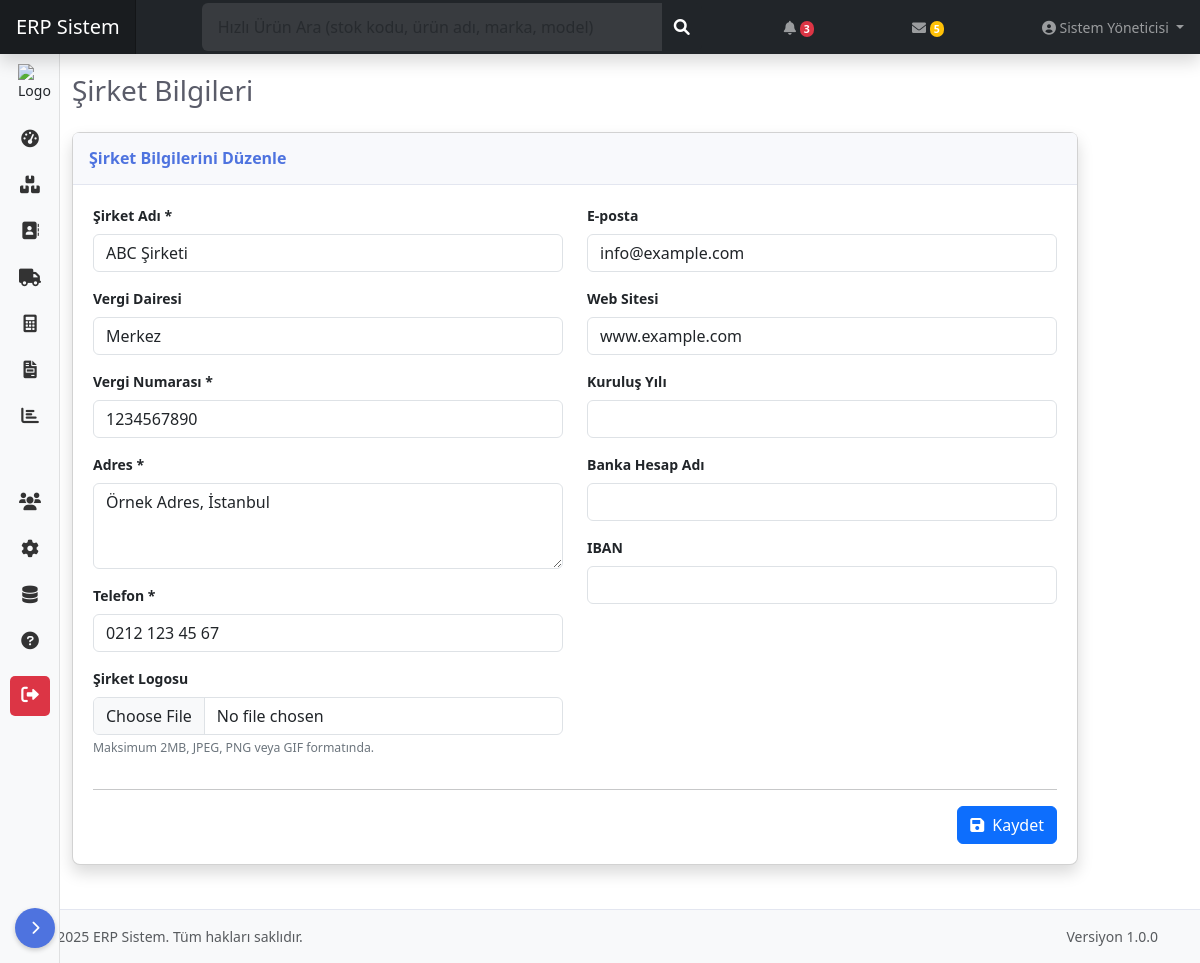
The page /modules/ayarlar/sirket_bilgileri.php (signed in) on the database its author committed.
### tables this page shows
CREATE TABLE IF NOT EXISTS `company_settings` (
    `id` int(11) NOT NULL DEFAULT 1,
    `name` varchar(100) NOT NULL,
    `tax_office` varchar(100) DEFAULT NULL,
    `tax_number` varchar(20) DEFAULT NULL,
    `address` text,
    `phone` varchar(20) DEFAULT NULL,
    `email` varchar(100) DEFAULT NULL,
    `website` varchar(100) DEFAULT NULL,
    `logo` varchar(255) DEFAULT NULL,
    `founded_year` varchar(4) DEFAULT NULL,
    `bank_account` varchar(100) DEFAULT NULL,
    `bank_iban` varchar(50) DEFAULT NULL,
    `created_at` timestamp NOT NULL DEFAULT CURRENT_TIMESTAMP,
    `updated_at` timestamp NULL DEFAULT NULL ON UPDATE CURRENT_TIMESTAMP,
    PRIMARY KEY (`id`)
);

### modules/ayarlar/sirket_bilgileri.php (the view, shortened to what this page needs)
<?php
require_once '../../config/db.php';
$company = [
    'name' => '',
    'tax_office' => '',
    'tax_number' => '',
    'address' => '',
    'phone' => '',
    'email' => '',
    'website' => '',
    'logo' => '',
    'founded_year' => '',
    'bank_account' => '',
    'bank_iban' => ''
];
try {
    $stmt = $db->prepare("SELECT * FROM company_settings WHERE id = 1");
    $stmt->execute();
    if ($stmt->rowCount() > 0) {
        $company = $stmt->fetch(PDO::FETCH_ASSOC);
    }
} catch (PDOException $e) {
    $errorMessage = 'Veritabanı hatası: ' . $e->getMessage();
}
include '../../includes/header.php';
?>
<div class="container-fluid">
    <div class="d-sm-flex align-items-center justify-content-between mb-4">
        <h1 class="h3 mb-0 text-gray-800">Şirket Bilgileri</h1>
    </div>
    <div class="card shadow mb-4">
        <div class="card-header py-3">
            <h6 class="m-0 font-weight-bold text-primary">Şirket Bilgilerini Düzenle</h6>
        </div>
        <div class="card-body">
            <form method="POST" action="<?php echo htmlspecialchars($_SERVER['PHP_SELF']); ?>" enctype="multipart/form-data">
                <div class="row">
                    <div class="col-md-6">
                        <div class="mb-3">
                            <label for="company_name" class="form-label">Şirket Adı *</label>
                            <input type="text" class="form-control" id="company_name" name="company_name" value="<?php echo htmlspecialchars($company['name']); ?>" required>
                        </div>
                        <div class="mb-3">
                            <label for="tax_office" class="form-label">Vergi Dairesi</label>
                            <input type="text" class="form-control" id="tax_office" name="tax_office" value="<?php echo htmlspecialchars($company['tax_office']); ?>">
                        </div>
                        <div class="mb-3">
                            <label for="tax_number" class="form-label">Vergi Numarası *</label>
                            <input type="text" class="form-control" id="tax_number" name="tax_number" value="<?php echo htmlspecialchars($company['tax_number']); ?>" required>
                        </div>
                        <div class="mb-3">
                            <label for="address" class="form-label">Adres *</label>
                            <textarea class="form-control" id="address" name="address" rows="3" required><?php echo htmlspecialchars($company['address']); ?></textarea>
                        </div>
                        <div class="mb-3">
                            <label for="phone" class="form-label">Telefon *</label>
                            <input type="text" class="form-control phone-mask" id="phone" name="phone" value="<?php echo htmlspecialchars($company['phone']); ?>" required>
                        </div>
                    </div>
                    <div class="col-md-6">
                        <div class="mb-3">
                            <label for="email" class="form-label">E-posta</label>
                            <input type="email" class="form-control" id="email" name="email" value="<?php echo htmlspecialchars($company['email']); ?>">
                        </div>
                        <div class="mb-3">
                            <label for="website" class="form-label">Web Sitesi</label>
                            <input type="url" class="form-control" id="website" name="website" value="<?php echo htmlspecialchars($company['website']); ?>">
                        </div>
                        <div class="mb-3">
                            <label for="founded_year" class="form-label">Kuruluş Yılı</label>
                            <input type="number" class="form-control" id="founded_year" name="founded_year" value="<?php echo htmlspecialchars($company['founded_year']); ?>" min="1900" max="<?php echo date('Y'); ?>">
                        </div>
                        <div class="mb-3">
                            <label for="bank_account" class="form-label">Banka Hesap Adı</label>
                            <input type="text" class="form-control" id="bank_account" name="bank_account" value="<?php echo htmlspecialchars($company['bank_account']); ?>">
                        </div>
                        <div class="mb-3">
                            <label for="bank_iban" class="form-label">IBAN</label>
                            <input type="text" class="form-control" id="bank_iban" name="bank_iban" value="<?php echo htmlspecialchars($company['bank_iban']); ?>">
                        </div>
                    </div>
                </div>
                <div class="row">
                    <div class="col-md-6">
                        <div class="mb-3">
                            <label for="logo" class="form-label">Şirket Logosu</label>
                            <input type="file" class="form-control" id="logo" name="logo" accept="image/jpeg, image/png, image/gif">
                            <div class="form-text">Maksimum 2MB, JPEG, PNG veya GIF formatında.</div>
                        </div>
                    </div>
                </div>
                <hr>
                <div class="d-flex justify-content-end">
                    <button type="submit" class="btn btn-primary">
                        <i class="fas fa-save me-1"></i> Kaydet
                    </button>
                </div>
            </form>
        </div>
    </div>
</div>
<?php
include '../../includes/footer.php';
?>

### assets/css/style.css (style rules this page uses)
body { font-size: .875rem; }
.card { margin-bottom: 1.5rem; border-radius: 0.5rem; box-shadow: 0 0.15rem 1.75rem 0 rgba(58, 59, 69, 0.15); }
.card-header { border-radius: 0.5rem 0.5rem 0 0; background-color: #f8f9fc; border-bottom: 1px solid #e3e6f0; }
.card-header h6 { font-weight: 700; color: #4e73df; }
.card .card-body { padding: 1.25rem; }
.text-primary { color: #4e73df !important; }
.text-gray-800 { color: #5a5c69 !important; }
.font-weight-bold { font-weight: 700 !important; }
.form-label { font-weight: 600; margin-bottom: 0.5rem; }
.form-text { display: block; margin-top: 0.25rem; font-size: 0.875em; color: #6c757d; }

### rows shown on the page
company_settings: company_name "ABC Şirketi", tax_office "Merkez", tax_number "1234567890", address "Örnek Adres, İstanbul", phone "0212 123 45 67", email "info@example.com", website "www.example.com"

### other values the page prints
$_SESSION['full_name'] "Sistem Yöneticisi"
